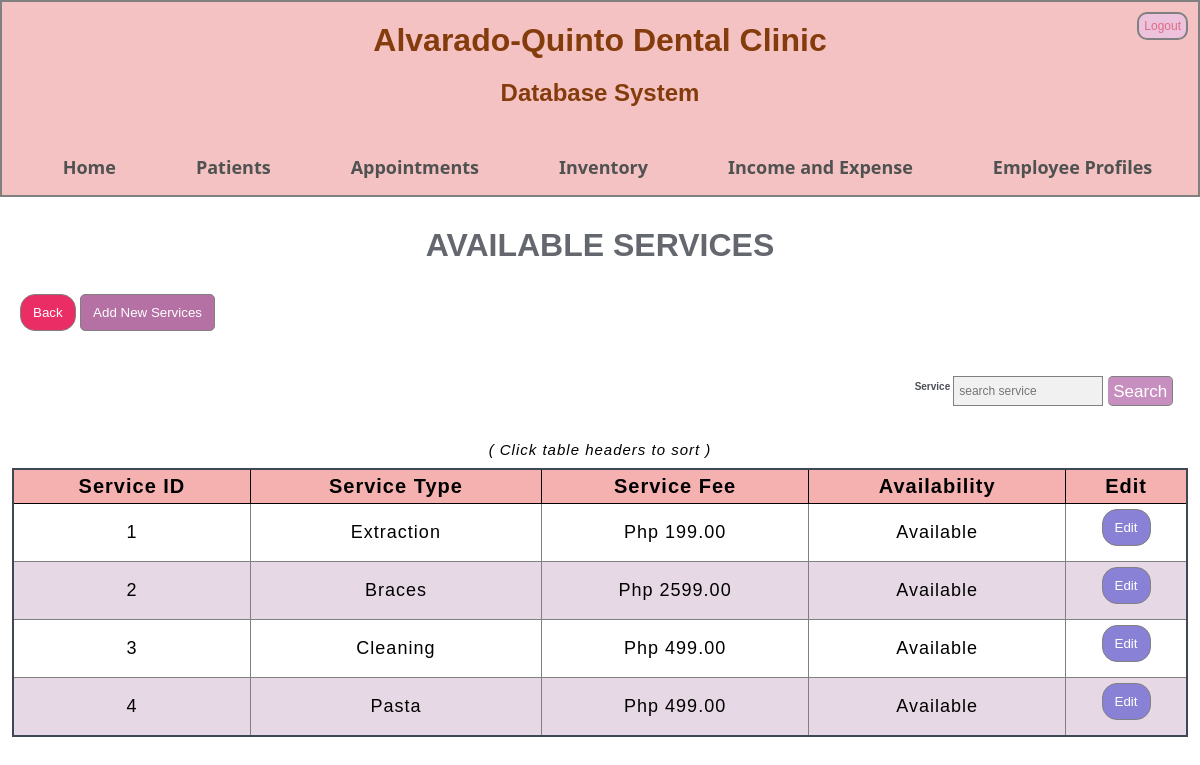
/view_services/ (signed in), run on the app's committed database.
### profiling/models.py (models this page shows, shortened)
class available_services(models.Model):
    service_type = models.CharField(max_length = 200)
    service_fee = models.DecimalField(max_digits = 10, decimal_places = 2)
    availability = models.BooleanField(default = True)

### profiling/views.py (the view)
# urls.py: path('view_services/' , prof_views.view_services, name='view_services'),
@login_required
def view_services(request):
    all_data_services = available_services.objects.all()
    context = {'all_data_services':all_data_services}
    return render(request, 'view_services.html', context)

### templates/view_services.html (shortened to what this page needs)
{% extends 'base.html' %}
{% block content %}
	<h1 class="page_header"> AVAILABLE SERVICES </h1>
	<div class="patient_add_form" >
	<p>
		<a style="color: #ffffff" href="{% url 'appointments_addorview' %}"><button class="back_button" type="submit">Back</button></a>
		<a style="color: #ffffff" href="{% url 'add_services' %}"><button class="normal_button" type="submit">Add New Services</button></a>
	</p>
	</div>
	{% if all_data_services %}
	<form class="search_form" method = POST action ="{% url 'view_services_search' %}">
	  <div class="search_con">
		<button type='submit'>Search</button>
		<p><label>Service</label><input type='search' placeholder="search service" name = 'search'aria-label ='search'></p>
	  </div>
	</form>
	<div class="search_con"></div>
	<center><p class="third_messages">( Click table headers to sort )</p></center>
	<table class ='table_form'>
	<thead>
		<tr class="tr_form">
			<th class="th_form"><a style="color: #000000" href="{% url 'view_services_filter' 'id'%}"> Service ID </th>
			<th class="th_form"><a style="color: #000000" href="{% url 'view_services_filter' 'service_type'%}"> Service Type </th>
			<th class="th_form"><a style="color: #000000" href="{% url 'view_services_filter' 'service_fee'%}"> Service Fee </th>
			<th class="th_form"><a style="color: #000000" href="{% url 'view_services_filter' 'availability'%}"> Availability </th>
			<th class="th_form2">Edit</th>
		</tr>
	</thead>
	<tbody>
		{% for things in all_data_services %}
		<tr class="tr_form">
			<td class="td_form" data-label="Service ID">{{ things.id }}</th>
			<td class="td_form" data-label="Service Type">{{ things.service_type|title }}</th>
			<td class="td_form" data-label="Service Fee ">Php {{ things.service_fee }}</th>
			{% if things.availability %}
			<td class="td_form" data-label="Availability">Available</th>
			{% else %}
			<td class="td_form" data-label="Availability">Unavailable</th>
			{% endif %}
			<td class="td_form" data-label="Edit"><a style="color: #000000" href="{% url 'editform' things.id 'services' %}" ><button class="edit_button">Edit</button></a></th>
		</tr>
	{% endfor %}
	</tbody>
	</table>
	{% else %}
		<center class ='messages'><i>No available services kindly go to 'Add New Services' to add</i></center>
		<br></br>
	{% endif %}
{% endblock %}

### static/css/styles.css (style rules this page uses)
* { margin: 0; padding: 0; font-family: sans-serif; box-sizing: border-box; }
a, a:visited { text-decoration: none; }
.page_header { color: #64686e; text-align: center; margin: 5px auto 10px auto; padding-top: 25px; }
.third_messages { color: black; font-style: italic; text-align: center; font-size: 15px; letter-spacing: 1px; margin-bottom: 5px; font-style: italic; }
.search_con label { font-size: 32px; color: red; }
.patient_add_form { border-radius: 5px; background-color: white; padding: 20px; position: relative; }
.patient_add_form p { margin-bottom: 20px; }
.search_con { margin: 0px auto; width: 98%; justify-content: space-between; height: 35px; padding: 5px; }
.search_form { margin-right: 10px; justify-content: space-around; }
.search_form p { float: right; }
.search_form label { color: #4b4f57; margin-right: 3px; margin-left: 5px; padding-top: 10px; font-weight: bold; font-size: 10px; }
.search_form input[type="search"], input[type="month"] { float: right; padding: 5px; font-size: 12px; border: 1px solid grey; background: #f1f1f1; height: 30px; width: 150px; }
.search_form button[type="submit"] { font-size: 10px; padding: 5px; background: #c78fbf; color: white; font-size: 17px; border: 1px solid grey; border-left: none; cursor: pointer; float: right; border-radius: 0; height: 30px; margin-left: 5px; margin-bottom: 5px; border-radius: 5px; }
button { padding: 10px 12px; cursor: pointer; border: 1px solid grey; border-radius: 15px; }
.back_button { background-color: #eb2d66; color: white; }
.edit_button { background-color: #8881d6; color: white; margin-bottom: 10px; }
.normal_button { background-color: #b570a4; color: white; bottom: 10px; right: 25px; padding: 10px 12px; border-radius: 5px; cursor: pointer; }
.table_form { width: 98%; margin: 10px auto 20px auto; border-collapse: collapse; border: 2px solid #3f4754; letter-spacing: 1px; }
.th_form, .th_form2 { background-color: #f5b0b0; padding: 5px; font-weight: bold; font-size: 20px; border: 1px solid black; }
.td_form, .td_form2 { text-align: center; padding: 5px; font-size: 18px; border: 1px solid grey; }
.tr_form, .tr_form2 { background-color: white; }
.tr_form:nth-child(even), .tr_form2:nth-child(even) { background-color: #e6d8e4; }
a { color: #17a2b8; }

### data on the page
available_services: id "1", service_type "Extraction", service_fee "199.00", availability "Available"
available_services: id "2", service_type "Braces", service_fee "2599.00", availability "Available"
available_services: id "3", service_type "Cleaning", service_fee "499.00", availability "Available"
available_services: id "4", service_type "Pasta", service_fee "499.00", availability "Available"
